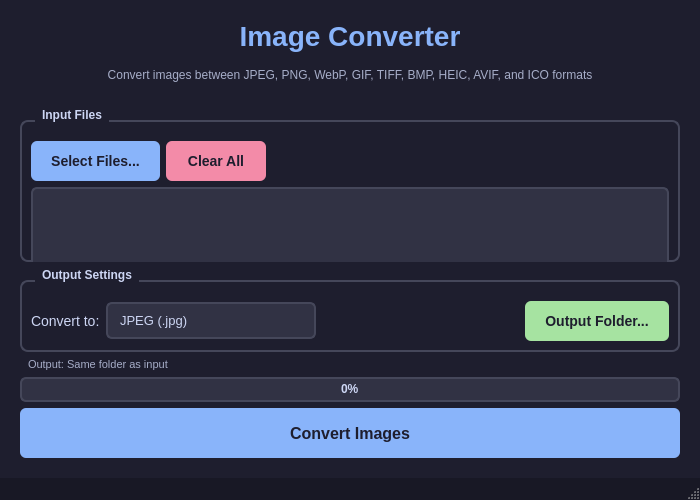
<?xml version="1.0" encoding="UTF-8"?>
<ui version="4.0">
 <class>MainWindow</class>
 <widget class="QMainWindow" name="MainWindow">
  <property name="geometry">
   <rect>
    <x>0</x>
    <y>0</y>
    <width>700</width>
    <height>500</height>
   </rect>
  </property>
  <property name="minimumSize">
   <size>
    <width>600</width>
    <height>400</height>
   </size>
  </property>
  <property name="windowTitle">
   <string>Image Converter</string>
  </property>
  <property name="styleSheet">
   <string notr="true">QMainWindow {
    background-color: #1e1e2e;
}

QLabel {
    color: #cdd6f4;
}

QPushButton {
    background-color: #89b4fa;
    color: #1e1e2e;
    border: none;
    border-radius: 6px;
    padding: 10px 20px;
    font-weight: bold;
    font-size: 14px;
}

QPushButton:hover {
    background-color: #b4befe;
}

QPushButton:pressed {
    background-color: #74c7ec;
}

QPushButton:disabled {
    background-color: #45475a;
    color: #6c7086;
}

QComboBox {
    background-color: #313244;
    color: #cdd6f4;
    border: 2px solid #45475a;
    border-radius: 6px;
    padding: 8px 12px;
    font-size: 13px;
    min-width: 150px;
}

QComboBox:hover {
    border-color: #89b4fa;
}

QComboBox::drop-down {
    border: none;
    width: 30px;
}

QComboBox::down-arrow {
    image: none;
    border-left: 5px solid transparent;
    border-right: 5px solid transparent;
    border-top: 8px solid #cdd6f4;
    margin-right: 10px;
}

QComboBox QAbstractItemView {
    background-color: #313244;
    color: #cdd6f4;
    selection-background-color: #89b4fa;
    selection-color: #1e1e2e;
    border: 2px solid #45475a;
    border-radius: 6px;
}

QLineEdit {
    background-color: #313244;
    color: #cdd6f4;
    border: 2px solid #45475a;
    border-radius: 6px;
    padding: 8px 12px;
    font-size: 13px;
}

QLineEdit:focus {
    border-color: #89b4fa;
}

QListWidget {
    background-color: #313244;
    color: #cdd6f4;
    border: 2px solid #45475a;
    border-radius: 6px;
    padding: 5px;
    font-size: 12px;
}

QListWidget::item {
    padding: 8px;
    border-radius: 4px;
}

QListWidget::item:selected {
    background-color: #89b4fa;
    color: #1e1e2e;
}

QListWidget::item:hover {
    background-color: #45475a;
}

QStatusBar {
    background-color: #181825;
    color: #a6adc8;
}

QGroupBox {
    color: #cdd6f4;
    font-weight: bold;
    border: 2px solid #45475a;
    border-radius: 8px;
    margin-top: 12px;
    padding-top: 10px;
}

QGroupBox::title {
    subcontrol-origin: margin;
    left: 15px;
    padding: 0 5px;
}

QProgressBar {
    background-color: #313244;
    border: 2px solid #45475a;
    border-radius: 6px;
    text-align: center;
    color: #cdd6f4;
    font-weight: bold;
}

QProgressBar::chunk {
    background-color: #89b4fa;
    border-radius: 4px;
}</string>
  </property>
  <widget class="QWidget" name="centralwidget">
   <layout class="QVBoxLayout" name="verticalLayout">
    <property name="leftMargin">
     <number>20</number>
    </property>
    <property name="topMargin">
     <number>20</number>
    </property>
    <property name="rightMargin">
     <number>20</number>
    </property>
    <property name="bottomMargin">
     <number>20</number>
    </property>
    <item>
     <widget class="QLabel" name="titleLabel">
      <property name="text">
       <string>Image Converter</string>
      </property>
      <property name="styleSheet">
       <string notr="true">font-size: 28px; font-weight: bold; color: #89b4fa; margin-bottom: 10px;</string>
      </property>
      <property name="alignment">
       <set>Qt::AlignCenter</set>
      </property>
     </widget>
    </item>
    <item>
     <widget class="QLabel" name="subtitleLabel">
      <property name="text">
       <string>Convert images between JPEG, PNG, WebP, GIF, TIFF, BMP, HEIC, AVIF, and ICO formats</string>
      </property>
      <property name="styleSheet">
       <string notr="true">font-size: 12px; color: #a6adc8; margin-bottom: 20px;</string>
      </property>
      <property name="alignment">
       <set>Qt::AlignCenter</set>
      </property>
     </widget>
    </item>
    <item>
     <widget class="QGroupBox" name="inputGroupBox">
      <property name="title">
       <string>Input Files</string>
      </property>
      <layout class="QVBoxLayout" name="verticalLayout_2">
       <item>
        <layout class="QHBoxLayout" name="fileSelectLayout">
         <item>
          <widget class="QPushButton" name="selectFilesBtn">
           <property name="text">
            <string>Select Files...</string>
           </property>
           <property name="minimumSize">
            <size>
             <width>120</width>
             <height>40</height>
            </size>
           </property>
          </widget>
         </item>
         <item>
          <widget class="QPushButton" name="clearFilesBtn">
           <property name="text">
            <string>Clear All</string>
           </property>
           <property name="minimumSize">
            <size>
             <width>100</width>
             <height>40</height>
            </size>
           </property>
           <property name="styleSheet">
            <string notr="true">background-color: #f38ba8;</string>
           </property>
          </widget>
         </item>
         <item>
          <spacer name="horizontalSpacer">
           <property name="orientation">
            <enum>Qt::Horizontal</enum>
           </property>
           <property name="sizeHint" stdset="0">
            <size>
             <width>40</width>
             <height>20</height>
            </size>
           </property>
          </spacer>
         </item>
        </layout>
       </item>
       <item>
        <widget class="QListWidget" name="fileListWidget">
         <property name="minimumSize">
          <size>
           <width>0</width>
           <height>120</height>
          </size>
         </property>
        </widget>
       </item>
      </layout>
     </widget>
    </item>
    <item>
     <widget class="QGroupBox" name="outputGroupBox">
      <property name="title">
       <string>Output Settings</string>
      </property>
      <layout class="QHBoxLayout" name="horizontalLayout_2">
       <item>
        <widget class="QLabel" name="formatLabel">
         <property name="text">
          <string>Convert to:</string>
         </property>
         <property name="styleSheet">
          <string notr="true">font-size: 14px;</string>
         </property>
        </widget>
       </item>
       <item>
        <widget class="QComboBox" name="formatComboBox">
         <item>
          <property name="text">
           <string>JPEG (.jpg)</string>
          </property>
         </item>
         <item>
          <property name="text">
           <string>PNG (.png)</string>
          </property>
         </item>
         <item>
          <property name="text">
           <string>WebP (.webp)</string>
          </property>
         </item>
         <item>
          <property name="text">
           <string>GIF (.gif)</string>
          </property>
         </item>
         <item>
          <property name="text">
           <string>TIFF (.tiff)</string>
          </property>
         </item>
         <item>
          <property name="text">
           <string>BMP (.bmp)</string>
          </property>
         </item>
         <item>
          <property name="text">
           <string>HEIC (.heic)</string>
          </property>
         </item>
         <item>
          <property name="text">
           <string>AVIF (.avif)</string>
          </property>
         </item>
         <item>
          <property name="text">
           <string>ICO (.ico)</string>
          </property>
         </item>
        </widget>
       </item>
       <item>
        <spacer name="horizontalSpacer_2">
         <property name="orientation">
          <enum>Qt::Horizontal</enum>
         </property>
         <property name="sizeHint" stdset="0">
          <size>
           <width>40</width>
           <height>20</height>
          </size>
         </property>
        </spacer>
       </item>
       <item>
        <widget class="QPushButton" name="outputFolderBtn">
         <property name="text">
          <string>Output Folder...</string>
         </property>
         <property name="minimumSize">
          <size>
           <width>130</width>
           <height>40</height>
          </size>
         </property>
         <property name="styleSheet">
          <string notr="true">background-color: #a6e3a1;</string>
         </property>
        </widget>
       </item>
      </layout>
     </widget>
    </item>
    <item>
     <widget class="QLabel" name="outputPathLabel">
      <property name="text">
       <string>Output: Same folder as input</string>
      </property>
      <property name="styleSheet">
       <string notr="true">color: #a6adc8; font-size: 11px; padding-left: 5px;</string>
      </property>
     </widget>
    </item>
    <item>
     <spacer name="verticalSpacer">
      <property name="orientation">
       <enum>Qt::Vertical</enum>
      </property>
      <property name="sizeHint" stdset="0">
       <size>
        <width>20</width>
        <height>20</height>
       </size>
      </property>
     </spacer>
    </item>
    <item>
     <widget class="QProgressBar" name="progressBar">
      <property name="minimumSize">
       <size>
        <width>0</width>
        <height>25</height>
       </size>
      </property>
      <property name="value">
       <number>0</number>
      </property>
      <property name="visible">
       <bool>false</bool>
      </property>
     </widget>
    </item>
    <item>
     <widget class="QPushButton" name="convertBtn">
      <property name="text">
       <string>Convert Images</string>
      </property>
      <property name="minimumSize">
       <size>
        <width>0</width>
        <height>50</height>
       </size>
      </property>
      <property name="styleSheet">
       <string notr="true">font-size: 16px;</string>
      </property>
     </widget>
    </item>
   </layout>
  </widget>
  <widget class="QStatusBar" name="statusbar"/>
 </widget>
 <resources/>
 <connections/>
</ui>
